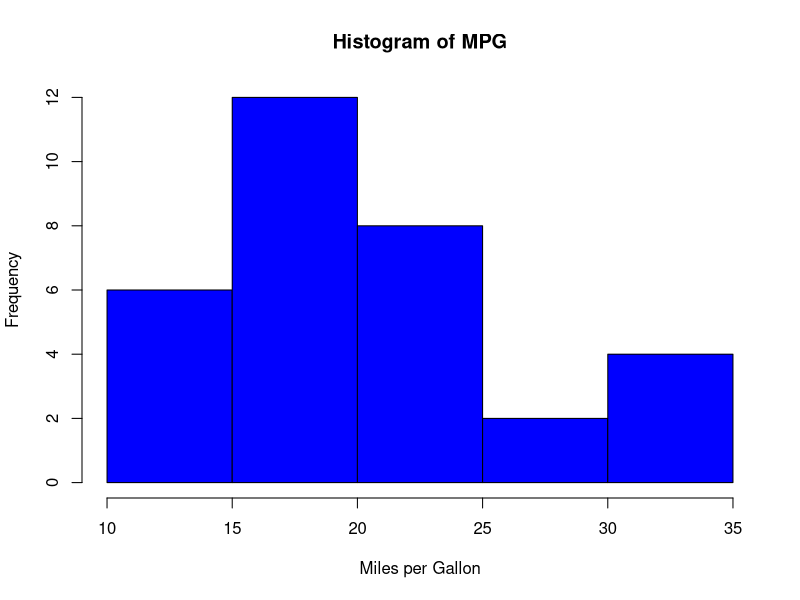
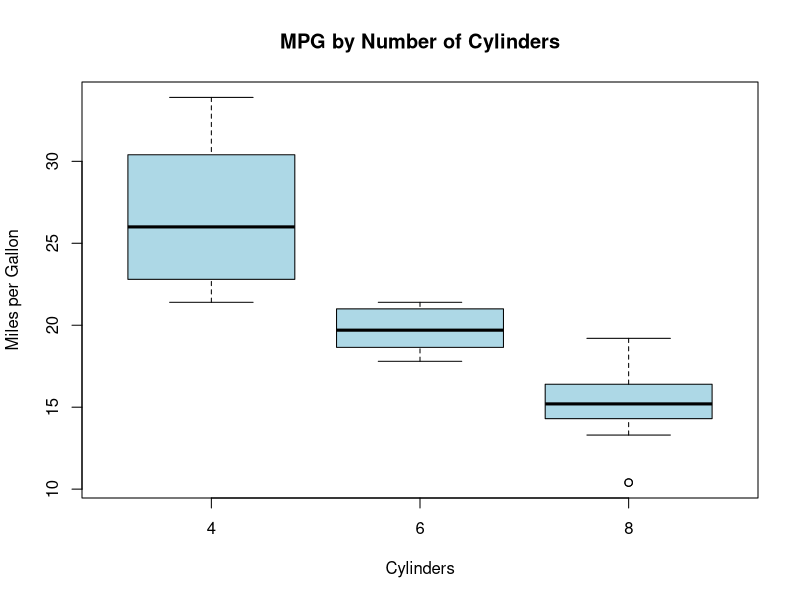
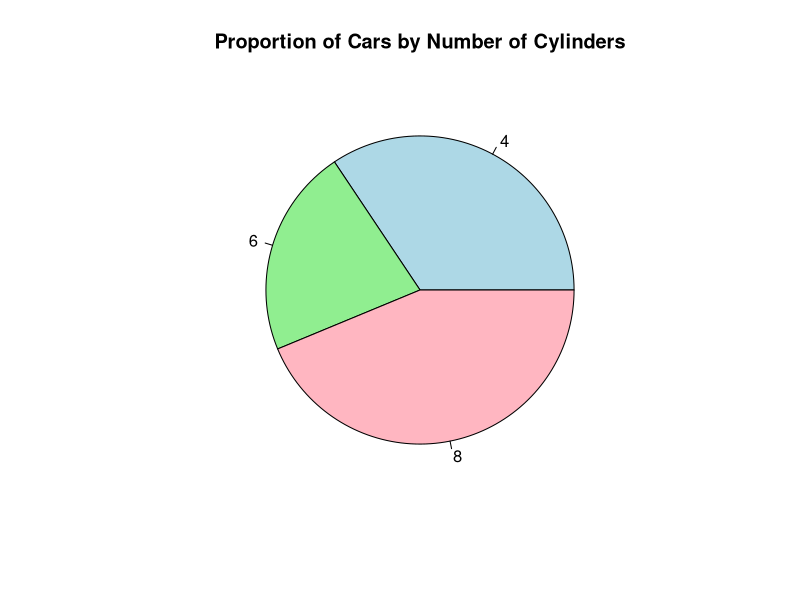
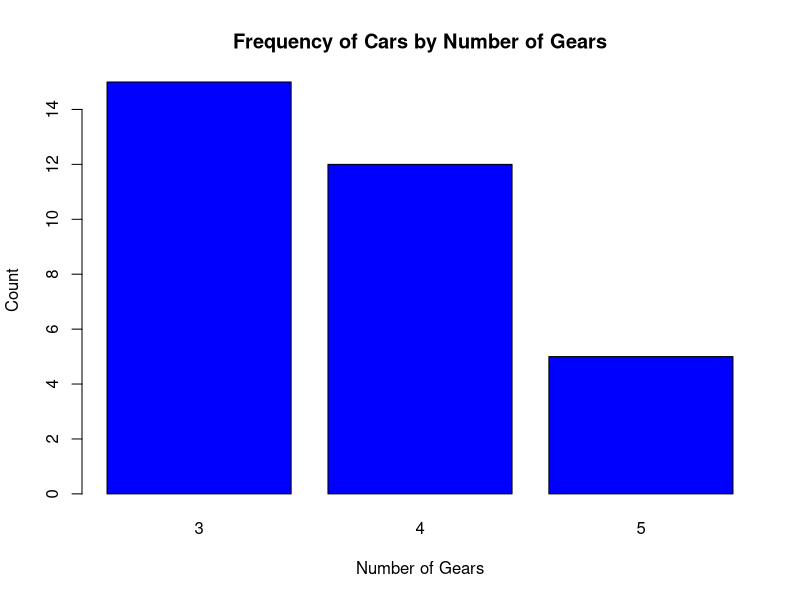
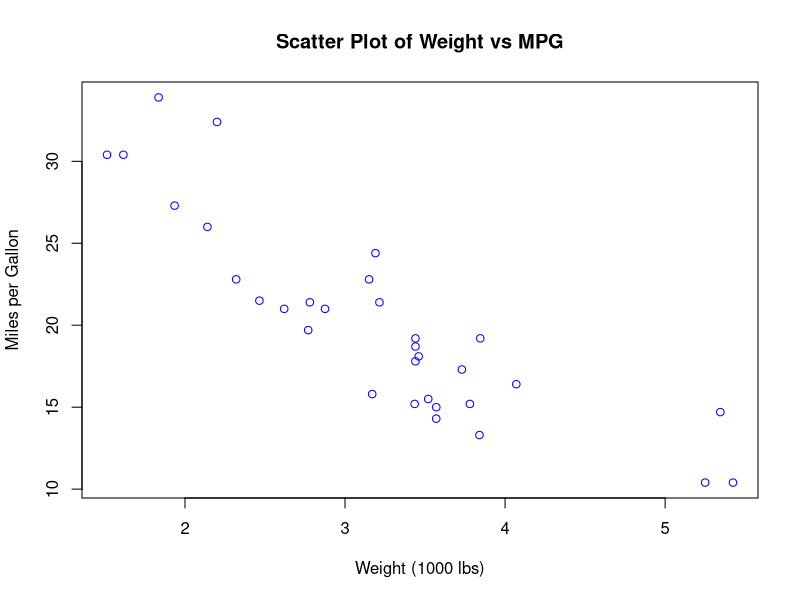
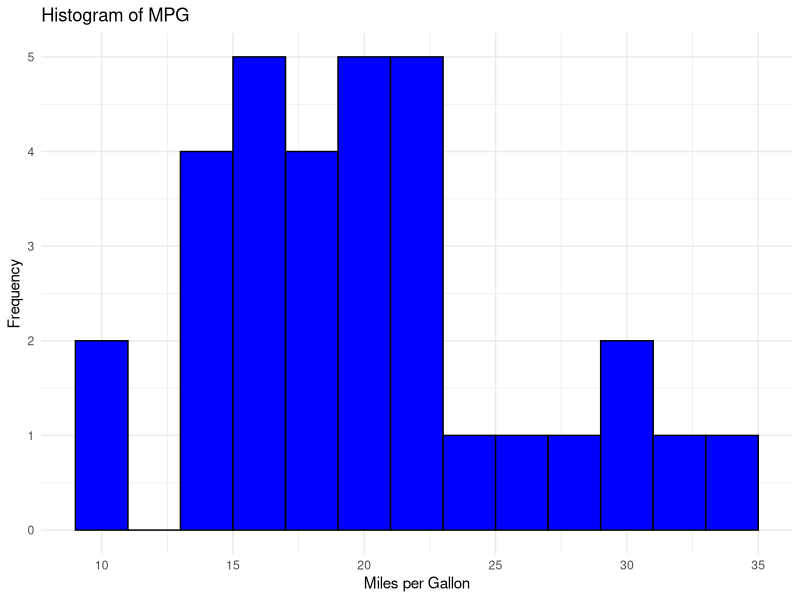
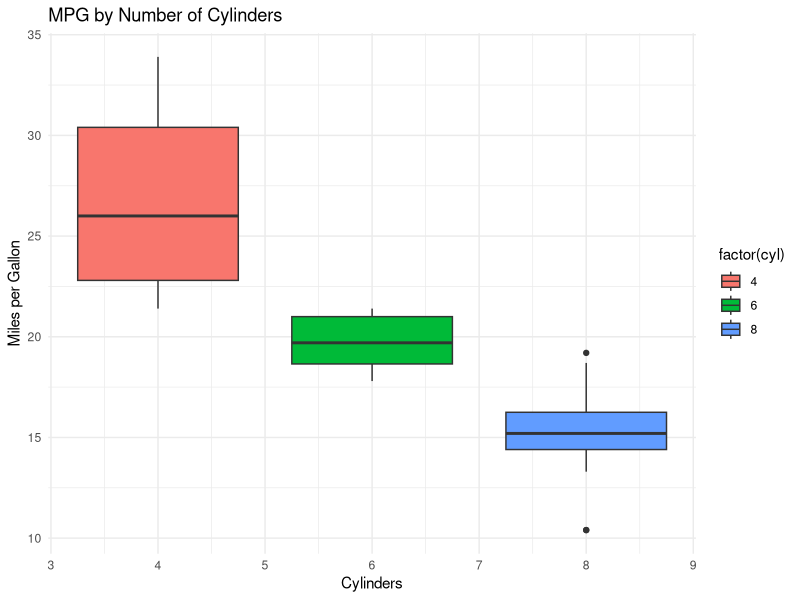
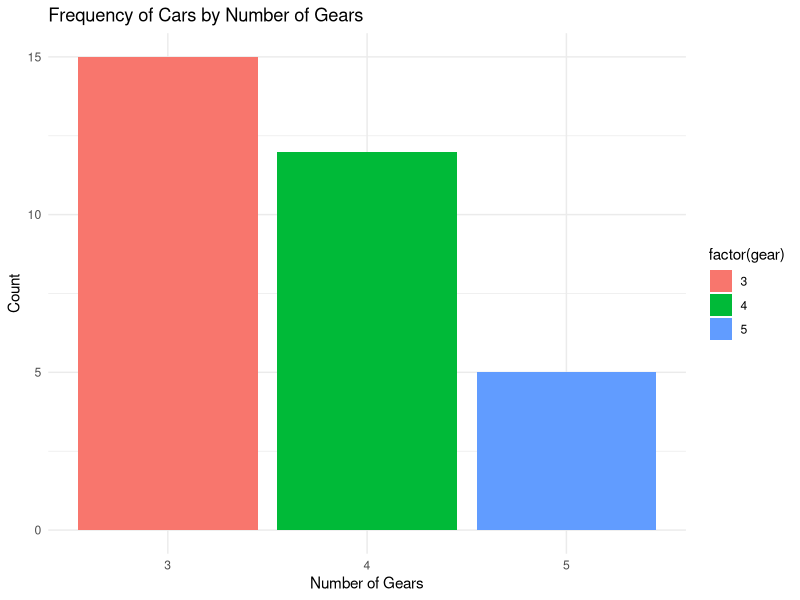

R code for these plots, in order:
## ---- chunk 1
hist(mtcars$mpg, col = "blue", main = "Histogram of MPG", xlab = "Miles per Gallon", ylab = "Frequency")

## ---- chunk 2
boxplot(mpg ~ cyl, data = mtcars, col = "lightblue", main = "MPG by Number of Cylinders", xlab = "Cylinders", ylab = "Miles per Gallon")

## ---- chunk 3
cylinders_count <- table(mtcars$cyl)
pie(cylinders_count, main = "Proportion of Cars by Number of Cylinders", col = c("lightblue", "lightgreen", "lightpink"))

## ---- chunk 4
gear_count <- table(mtcars$gear)
barplot(gear_count, col = "blue", main = "Frequency of Cars by Number of Gears", xlab = "Number of Gears", ylab = "Count")

## ---- chunk 5
plot(mtcars$wt, mtcars$mpg, main = "Scatter Plot of Weight vs MPG", xlab = "Weight (1000 lbs)", ylab = "Miles per Gallon", col = "blue")

## ---- chunk 6
library(ggplot2)
ggplot(mtcars, aes(x = mpg)) +
  geom_histogram(binwidth = 2, fill = "blue", color = "black") +
  labs(title = "Histogram of MPG", x = "Miles per Gallon", y = "Frequency") +
  theme_minimal()


## ---- chunk 7
ggplot(mtcars, aes(x = cyl, y = mpg, fill = factor(cyl))) +
  geom_boxplot() +
  labs(title = "MPG by Number of Cylinders", x = "Cylinders", y = "Miles per Gallon") +
  theme_minimal()

## ---- chunk 8
ggplot(mtcars, aes(x = factor(gear), fill = factor(gear))) +
  geom_bar() +
  labs(title = "Frequency of Cars by Number of Gears", x = "Number of Gears", y = "Count") +
  theme_minimal()

## ---- chunk 9
ggplot(data = mtcars, aes(x = wt, y = mpg)) +
  geom_point(color = "blue", size = 5) +
  labs(title = "Scatter Plot of Weight vs MPG", x = "Weight (1000 lbs)", y = "Miles per Gallon") +
  theme_minimal()

## ---- chunk 10



